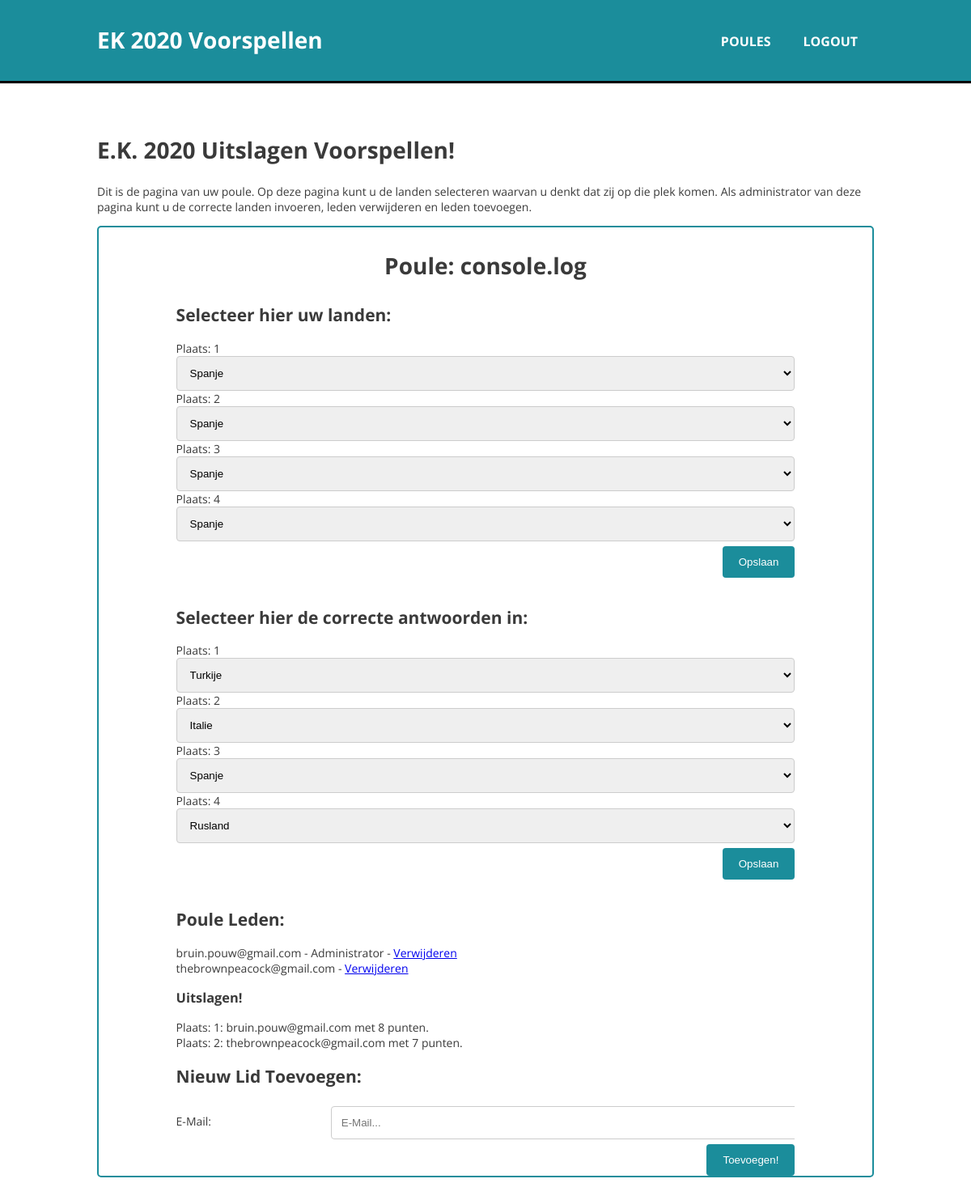
/poule.php?pouleId=48 (signed in), run on the app's committed database.
### tables this page shows
CREATE TABLE `poule` (
  `poule_id` int(11) NOT NULL,
  `poule_administrator_id` int(11) NOT NULL,
  `poule_name` varchar(60) NOT NULL,
  `correct_country_id_1` int(11) DEFAULT NULL,
  `correct_country_id_2` int(11) DEFAULT NULL,
  `correct_country_id_3` int(11) DEFAULT NULL,
  `correct_country_id_4` int(11) DEFAULT NULL
);

CREATE TABLE `user_poule` (
  `user_id` int(11) NOT NULL,
  `poule_id` int(11) NOT NULL,
  `user_sel_country_1` int(11) DEFAULT NULL,
  `user_sel_country_2` int(11) DEFAULT NULL,
  `user_sel_country_3` int(11) DEFAULT NULL,
  `user_sel_country_4` int(11) DEFAULT NULL,
  `points` int(3) NOT NULL DEFAULT '0'
);

CREATE TABLE `country` (
  `country_id` int(11) NOT NULL,
  `country_name` varchar(60) NOT NULL
);

CREATE TABLE `user` (
  `user_id` int(11) NOT NULL,
  `user_name` varchar(60) DEFAULT NULL,
  `user_email` varchar(100) NOT NULL,
  `user_password` varchar(120) NOT NULL
);

### assets/db/database.class.php (called while the page is built, shortened)
<?php
class Database {
	private $connection;
	public function connect() {
		$this->host = "localhost";
		$this->username = "mzuidema";
		$this->password = "A5f%jc49";
		$this->database = "ekApplicatie";
		$this->connection = new mysqli($this->host, $this->username, $this->password, $this->database);
		if($this->connection->connect_error) {
			die("Something went wrong");
		} else {
			return $this->connection;
		}
	}
	public function getConnection() {
		return $this->connection;
	}
}
?>

### assets/db/Poule/poule.inc.php (called while the page is built, shortened)
<?php
class Poule extends Database {
	protected function getPouleName($poule_id)
	{
		$sql = "SELECT poule_name FROM poule WHERE poule_id = $poule_id";
		$result = $this->getConnection()->query($sql);
        $rows = $result->num_rows;
        if ($rows > 0) {
            $data = $result->fetch_assoc();
            return $data;
        } else {
            return "No results found!";
        }
	}
	protected function getPouleAdmin($poule_id)
	{
		$sql = "SELECT poule_administrator_id FROM poule WHERE poule_id = $poule_id";
		$result = $this->connect()->query($sql);
        $rows = $result->num_rows;
        if ($rows > 0) {
            $row = $result->fetch_assoc();
            $data[] = $row;
            return $data;
        } else {
            return "No results found!";
        }
	}
	protected function getAllUsersFromPoule($poule_id)
	{
		$sql = "SELECT * FROM user LEFT JOIN user_poule ON user_poule.user_id = user.user_id WHERE user_poule.poule_id = $poule_id";
		$result = $this->getConnection()->query($sql);
        $rows = $result->num_rows;
        if ($rows > 0) {
            while ($row = $result->fetch_assoc()) {
                $data[] = $row;
            }
            return $data;
        } else {
            return null;
        }
	}
	protected function getSelectedCountryProcess($user_id, $poule_id, $number)
	{
		$sql = "SELECT user_sel_country_$number FROM user_poule WHERE user_id = $user_id AND poule_id = $poule_id";
		$result = $this->connect()->query($sql);
        $rows = $result->num_rows;
        if ($rows > 0) {
            $row = $result->fetch_assoc();
            $data[] = $row;
            return $data;
        } else {
            return  "No results found!";
        }
	}
	protected function countFirstCorrectCountry($poule_id)
	{
		$sql = "SELECT COUNT(poule.correct_country_id_1) AS count FROM poule WHERE poule.poule_id = $poule_id";
		$result = $this->connect()->query($sql);
        $row = $result->fetch_assoc();
        return $row;
	}
}
?>

### assets/db/Poule/pouleAction.inc.php (called while the page is built, shortened)
<?php
class pouleAction extends Poule {
	public function showPouleName($poule_id) {
		$data = $this->getPouleName($poule_id)['poule_name'];
		return $data;
	}
	public function isPouleAdmin($poule_id, $user_id)
	{
		$data = $this->getPouleAdmin($poule_id);
		if($data[0]['poule_administrator_id'] == $user_id) {
			return true;
		} else {
			return false;
		}
	}
	public function showAllUsersForPoule($poule_id)
	{
		$data = $this->getAllUsersFromPoule($poule_id);
		return $data;
	}
	public function getSelectedCountry($user_id, $poule_id, $number)
	{
		$data = $this->getSelectedCountryProcess($user_id, $poule_id, $number);
		return $data;
	}
	public function areCorrectCountriesFilled($poule_id)
	{
		if($data = $this->countFirstCorrectCountry($poule_id)['count'] > 0) {
			return true;
		} else {
			return false;
		}
	}
}
?>

### assets/db/Country/country.inc.php (called while the page is built, shortened)
<?php
class Country extends Database {
  	protected function getCountryList()
  	{
  		$sql = "SELECT * FROM country";
  		$result = $this->getConnection()->query($sql);
          $rows = $result->num_rows;
          if ($rows > 0) {
              while ($row = $result->fetch_assoc()) {
                  $data[] = $row;
              }
              return $data;
          } else {
              return null;
          }
  	}
    protected function getCorrectCountryList($number, $poule_id)
    {
        $sql = "SELECT correct_country_id_$number FROM poule WHERE poule_id = $poule_id";
        $result = $this->connect()->query($sql);
        $rows = $result->num_rows;
        if ($rows > 0) {
            $row = $result->fetch_assoc();
            $data[] = $row;
            return $data;
        } else {
            return  "No results found!";
        }
    }
}
?>

### assets/db/Country/countryAction.inc.php (called while the page is built, shortened)
<?php
class countryAction extends Country {
	public function countryList()
	{
		$data = $this->getCountryList();
		return $data;
	}
	public function getCorrectCountry($number, $poule_id)
	{
		$data = $this->getCorrectCountryList($number, $poule_id);
		return $data;
	}
}
?>

### assets/inc/functions.php (called while the page is built, shortened)
<?php
function sortArrayOnPoints($array) {
	$points = array_column($array, "points");
	array_multisort($points, SORT_DESC, $array);
	return $array;
}
?>

### poule.php (the view, shortened to what this page needs)
<?php
require_once 'assets/db/database.class.php';
require_once 'assets/db/User/user.inc.php';
require_once 'assets/db/Poule/poule.inc.php';
require_once 'assets/db/Poule/pouleAction.inc.php';
require_once 'assets/db/Country/country.inc.php';
require_once 'assets/db/Country/countryAction.inc.php';
require_once 'assets/inc/functions.php';
$poule = new pouleAction();
$countryAction = new countryAction();
if($_GET['pouleId'] != null) {
	$id = htmlspecialchars($_GET['pouleId'], ENT_QUOTES, 'UTF-8');
} else {
	Header("Location: home.php?mess=Er is iets foutgegaan bij het inladen van de poule, probeer het opnieuw!&color=red");
}
?>
<!DOCTYPE html>
<html lang="nl">
	<head>
	</head>
	<body>
		<?php require_once 'assets/inc/header.php'; ?>
		<main>
			<section id="banner">
				<div class="container">
					<h1>E.K. 2020 Uitslagen Voorspellen!</h1>
					<p id="banner-content">
						Dit is de pagina van uw poule. Op deze pagina kunt u de landen selecteren waarvan u denkt dat zij op die plek komen. Als administrator van deze pagina kunt u de correcte landen invoeren, leden verwijderen en leden toevoegen.
					</p>
				</div>
			</section>
			<section id="content">
				<div class="container">
					<section class="poule">
						<div class="container">
							<h1>Poule: <?= $poule->showPouleName($id); ?></h1>
							<h2>Selecteer hier uw landen:</h2>
							<form action="assets/proc/countrySelectProcess.php" method="POST">
								<div id="poule-country-grid">
									<?php
										for($i = 1; $i < 5; $i++) {
											$currentCountry = $poule->getSelectedCountry($_SESSION['user_id'], $id, $i)[0]["user_sel_country_$i"];
											echo "Plaats: " . $i;
											echo "<select name='country-" . $i . "'>";
											foreach($countryAction->countryList() as $country) {
												echo "<option value='" . $country['country_id'] . "'";
												if($currentCountry == $country['country_id']) {
													echo "selected";
												}
												echo ">";
												echo $country['country_name'];
												echo "</option>";
											}
											echo "</select>";
										}
									?>
								</div>
								<input type="submit" value="Opslaan" name="submitLogin" id="poule-country-btn">
							</form>
							<?php if($poule->isPouleAdmin($id, $_SESSION['user_id'])) : ?>
								<div id="poule-correct-country">
									<h2>Selecteer hier de correcte antwoorden in:</h2>
									<form action="assets/proc/correctCountrySelectProcess.php" method="POST">
										<div id="poule-country-grid">
											<?php
												for($i = 1; $i < 5; $i++) {
													$currentCountry = $countryAction->getCorrectCountry($i, $id)[0]["correct_country_id_$i"];
													echo "Plaats: " . $i;
													echo "<select name='correct_country_id_" . $i . "'>";
													foreach($countryAction->countryList() as $country) {
														echo "<option value='" . $country['country_id'] . "'";
														if($currentCountry == $country['country_id']) {
															echo "selected";
														}
														echo ">";
														echo $country['country_name'];
														echo "</option>";
													}
													echo "</select>";
												}
											?>
										</div>
										<input type="submit" value="Opslaan" name="submitLogin" id="poule-country-btn">
									</form>
							<?php endif; ?>
							<div id="poule-table">
								<h2>Poule Leden:</h2>
								<ul>
									<?php foreach($poule->showAllUsersForPoule($id) as $user) : ?>
										<li><?php echo $user['user_email']; ?>
										<?php if($poule->isPouleAdmin($id, $user['user_id'])) : ?>
											- Administrator
										<?php endif; ?>
										<?php if($poule->isPouleAdmin($id, $_SESSION['user_id'])) : ?>
											- <a href="assets/proc/deleteMember.php?user_id=<?php echo $user['user_id']; ?>&poule_id=<?php echo $id; ?>">Verwijderen</a></li>
										<?php endif; ?>
									<?php endforeach; ?>
								</ul>
								<?php if($poule->areCorrectCountriesFilled($id)) : ?>
								<h3>Uitslagen!</h3>
								<ul>
									<?php $members = sortArrayOnPoints($poule->showAllUsersForPoule($id)); foreach($members as $key => $member) : ?>
										<li>Plaats: <?= $key + 1; ?>: <?= $member['user_email']; ?> met <?= $member['points']; if($member['points'] == 1) { echo " punt"; } else { echo " punten"; }?>.</li>
									<?php endforeach; ?>
								</ul>
								<?php endif; ?>
							</div>
							<?php if($poule->isPouleAdmin($id, $_SESSION['user_id'])) : ?>
								<h2>Nieuw Lid Toevoegen:</h2>
								<form action="assets/proc/createMemberForPoule.php" method="POST" name="createPoulePost">
									<div class="row">
										<div class="col-25">
											<label for="userPouleName">E-Mail:</label>
										</div>
										<div class="col-75">
											<input type="email" id="userEmail" name="userEmail" placeholder="E-Mail..." maxlength="100" required="true">
										</div>
									</div>
									<div class="row">
								    	<input type="submit" value="Toevoegen!" name="submitNewMember">
								  	</div>
								</form>
							<?php endif; ?>
						</div>
					</section>
				</div>
			</section>
		</main>
	</body>
</html>

### assets/css/main.css (style rules this page uses)
body { font-size: 14px; font-family: 'Open Sans', sans-serif; margin: 0; padding: 0; color: #3a3a3a; }
.container { width: 80%; margin: auto; overflow: hidden; }
ul { margin: 0; padding: 0; }
main { margin-top: 5vh; }
input[type=text], select, textarea { width: 100%; padding: 12px; border: 1px solid #ccc; border-radius: 4px; resize: vertical; }
label { padding: 12px 12px 12px 0; display: inline-block; }
input[type=submit] { margin-top: 6px; background-color: #1b8d9b; color: white; padding: 12px 20px; border: none; border-radius: 4px; cursor: pointer; float: right; }
input[type=text], input[type=password], input[type=email], select, textarea { width: 100%; padding: 12px; border: 1px solid #ccc; border-radius: 4px; resize: vertical; }
.col-25 { float: left; width: 25%; margin-top: 3px; }
.col-75 { float: left; width: 75%; margin-top: 6px; }
.row:after { content: ""; display: table; clear: both; }
#banner h1 { font-size: 2em; }
.poule { border: 2px solid #1b8d9b; border-radius: 5px; margin-bottom: 50px; }
.poule h1 { font-size: 2em; text-align: center; }
#poule-country-grid { display: grid; grid-template-columns: 60px auto 60px auto 60px auto 60px auto; grid-gap: 20px; }
#poule-correct-country { margin-top: 10vh; }
#poule-table { margin-top: 10vh; }
@media (max-width: 1220px) { #poule-country-grid { display: block; margin-top: 10px; } }

### data on the page
poule: poule_name "console.log", correct_country_id_1 "Turkije", correct_country_id_2 "Italie", correct_country_id_3 "Spanje", correct_country_id_4 "Rusland"
user_poule: user_sel_country_1.country_name "Spanje", user_sel_country_2.country_name "Spanje", user_sel_country_3.country_name "Spanje", user_sel_country_4.country_name "Spanje", user.user_email "bruin.pouw@gmail.com", shows "- Administrator", points "8", shows "punten"
user_poule: user.user_email "thebrownpeacock@gmail.com", points "7", shows "punten"
